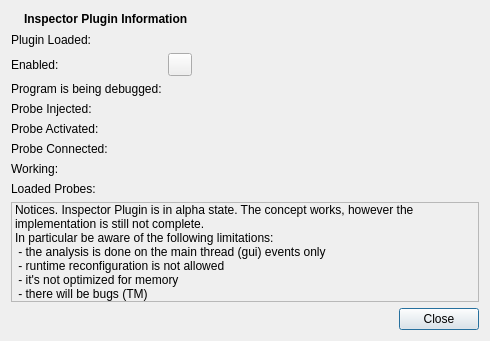
<?xml version="1.0" encoding="UTF-8"?>
<ui version="4.0">
 <author>Enrico Ros</author>
 <class>InfoDialog</class>
 <widget class="QDialog" name="InfoDialog">
  <property name="geometry">
   <rect>
    <x>0</x>
    <y>0</y>
    <width>490</width>
    <height>341</height>
   </rect>
  </property>
  <property name="windowTitle">
   <string>Inspector Plugin Information</string>
  </property>
  <layout class="QGridLayout" name="gridLayout">
   <item row="0" column="0">
    <widget class="QLabel" name="iconLabel">
     <property name="sizePolicy">
      <sizepolicy hsizetype="Fixed" vsizetype="Preferred">
       <horstretch>0</horstretch>
       <verstretch>0</verstretch>
      </sizepolicy>
     </property>
     <property name="pixmap">
      <pixmap resource="inspector.qrc">:/inspector/images/menu-icon.png</pixmap>
     </property>
    </widget>
   </item>
   <item row="0" column="1">
    <widget class="QLabel" name="titleLabel">
     <property name="font">
      <font>
       <weight>75</weight>
       <bold>true</bold>
      </font>
     </property>
     <property name="text">
      <string>Inspector Plugin Information</string>
     </property>
    </widget>
   </item>
   <item row="1" column="0" colspan="2">
    <layout class="QFormLayout" name="formLayout">
     <item row="0" column="0">
      <widget class="QLabel" name="label_6">
       <property name="text">
        <string>Plugin Loaded:</string>
       </property>
      </widget>
     </item>
     <item row="0" column="1">
      <widget class="QLabel" name="label_8">
       <property name="text">
        <string/>
       </property>
       <property name="pixmap">
        <pixmap resource="inspector.qrc">:/inspector/images/status-ok.png</pixmap>
       </property>
      </widget>
     </item>
     <item row="1" column="0">
      <widget class="QLabel" name="label">
       <property name="text">
        <string>Enabled:</string>
       </property>
      </widget>
     </item>
     <item row="1" column="1">
      <widget class="QToolButton" name="enaButton">
       <property name="checkable">
        <bool>true</bool>
       </property>
      </widget>
     </item>
     <item row="2" column="0">
      <widget class="QLabel" name="label_2">
       <property name="text">
        <string>Program is being debugged:</string>
       </property>
      </widget>
     </item>
     <item row="2" column="1">
      <widget class="QLabel" name="debLabel"/>
     </item>
     <item row="3" column="0">
      <widget class="QLabel" name="label_3">
       <property name="text">
        <string>Probe Injected:</string>
       </property>
      </widget>
     </item>
     <item row="3" column="1">
      <widget class="QLabel" name="hlpLabel"/>
     </item>
     <item row="4" column="0">
      <widget class="QLabel" name="label_4">
       <property name="text">
        <string>Probe Activated:</string>
       </property>
      </widget>
     </item>
     <item row="4" column="1">
      <widget class="QLabel" name="injLabel"/>
     </item>
     <item row="5" column="0">
      <widget class="QLabel" name="label_5">
       <property name="text">
        <string>Probe Connected:</string>
       </property>
      </widget>
     </item>
     <item row="5" column="1">
      <widget class="QLabel" name="conLabel"/>
     </item>
     <item row="6" column="0">
      <widget class="QLabel" name="label_7">
       <property name="text">
        <string>Working:</string>
       </property>
      </widget>
     </item>
     <item row="6" column="1">
      <widget class="QLabel" name="workLabel"/>
     </item>
     <item row="7" column="0">
      <widget class="QLabel" name="label_9">
       <property name="text">
        <string>Loaded Probes:</string>
       </property>
      </widget>
     </item>
     <item row="7" column="1">
      <widget class="QLabel" name="modLabel">
       <property name="font">
        <font>
         <weight>75</weight>
         <bold>true</bold>
        </font>
       </property>
       <property name="text">
        <string/>
       </property>
      </widget>
     </item>
    </layout>
   </item>
   <item row="2" column="0" colspan="2">
    <widget class="QLabel" name="infoLabel">
     <property name="frameShape">
      <enum>QFrame::StyledPanel</enum>
     </property>
     <property name="frameShadow">
      <enum>QFrame::Sunken</enum>
     </property>
     <property name="text">
      <string>Notices. Inspector Plugin is in alpha state. The concept works, however the implementation is still not complete.
In particular be aware of the following limitations:
 - the analysis is done on the main thread (gui) events only
 - runtime reconfiguration is not allowed
 - it's not optimized for memory
 - there will be bugs (TM)</string>
     </property>
     <property name="wordWrap">
      <bool>true</bool>
     </property>
     <property name="textInteractionFlags">
      <set>Qt::NoTextInteraction</set>
     </property>
    </widget>
   </item>
   <item row="3" column="0" colspan="2">
    <widget class="QDialogButtonBox" name="buttonBox">
     <property name="standardButtons">
      <set>QDialogButtonBox::Close</set>
     </property>
    </widget>
   </item>
  </layout>
 </widget>
 <resources>
  <include location="inspector.qrc"/>
 </resources>
 <connections>
  <connection>
   <sender>buttonBox</sender>
   <signal>rejected()</signal>
   <receiver>InfoDialog</receiver>
   <slot>close()</slot>
   <hints>
    <hint type="sourcelabel">
     <x>220</x>
     <y>296</y>
    </hint>
    <hint type="destinationlabel">
     <x>213</x>
     <y>272</y>
    </hint>
   </hints>
  </connection>
 </connections>
</ui>
